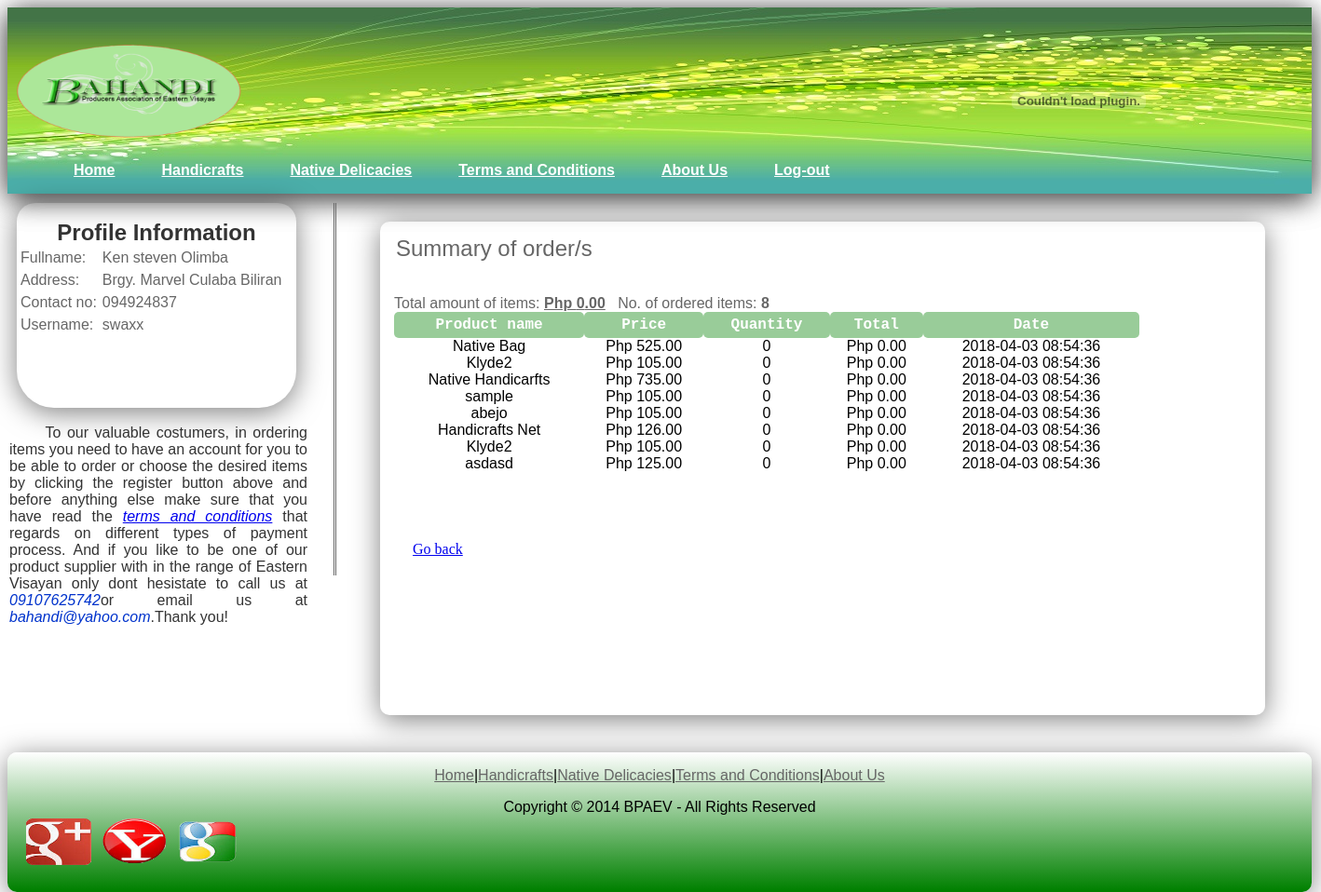
/myorders.php (signed in), run on the app's committed database.
### tables this page shows
CREATE TABLE `confirm_orders` (
  `confirm_orderid` int(100) NOT NULL auto_increment,
  `productid` int(100) NOT NULL,
  `costumerid` int(100) NOT NULL,
  `pname` varchar(255) NOT NULL,
  `detail` varchar(255) NOT NULL,
  `srp` int(100) NOT NULL,
  `quantity` int(100) NOT NULL,
  `date` date NOT NULL,
  PRIMARY KEY  (`confirm_orderid`)
);

### myorders.php (the view, shortened to what this page needs)
<?php
if(isset($_SESSION['public'])){
?>
<!DOCTYPE html PUBLIC "-//W3C//DTD XHTML 1.0 Transitional//EN" "http://www.w3.org/TR/xhtml1/DTD/xhtml1-transitional.dtd">
<html xmlns="http://www.w3.org/1999/xhtml">
<head>
<link href="css/index.css" rel="stylesheet" type="text/css">
</head>
<div id="header">
<div id = "header"><img src="image/header2.jpg" style="position:absolute" height="auto" width="auto"><img src="image/logo.png" height="180" width="260" class="logo">
<div id="object">
<object classid="clsid:D27CDB6E-AE6D-11cf-96B8-444553540000" codebase="http://download.macromedia.com/pub/shockwave/cabs/flash/swflash.cab#version=6,0,79,0"
id="setfocus" width="500" height="500">
<embed type="application/x-shockwave-flash"
pluginspae="http://www.macromedi.com/go/getflashplayer"
width=100% height=100%
name="movie" src="swf/header.swf"
bgcolor="#FFFFFF" quality="high" loop="false"
wmode="transparent"
swLiveConnect="true" allowScriptAccess="samedomain">
</object></div>
<ul id="nav">
	<li><a href="index.php">Home</a></li>
	<li><a href="admin/handicraft.php">Handicrafts</a></li>
   	<li><a href="admin/native.php">Native Delicacies</a></li>
	<li><a href="terms.php">Terms and Conditions</a></li>
	<li><a href="about.php">About Us</a></li>
    <li><a href="logout.php">Log-out</a></li>
</ul>
</div>
<div id="leftbox">
<div id="securitybox">
<?php
if(isset($_SESSION['public'])){
		$name=$_SESSION['name2'];
		$address=$_SESSION['address2'];
		$contact=$_SESSION['contact2'];
		$id=$_SESSION['id2'];
}
?>
<br>
<font face="Tahoma, Geneva, sans-serif" size="5" color="#333333"><center><b>Profile Information</b></center></font>
<Font face="Tahoma, Geneva, sans-serif" color="#666666">
<table cellpadding="2" cellspacing="2">
<tr>
<td>Fullname:</td>
<td><?php echo $name ?></td>
</tr>
<tr>
<td>Address:</td>
<td><?php echo $address ?></td>
</tr>
<tr>
<td>Contact no:</td>
<td><?php echo $contact ?></td>
</tr>
<tr>
<td>Username:</td>
<td><?php echo $_SESSION['user2'];?></td>
</tr>
</table>
</font>
<br>
</div>
<div id="public_detail"><font face="Tahoma, Geneva, sans-serif"><p align="justify">&nbsp;&nbsp;&nbsp;&nbsp;&nbsp; To our valuable costumers, in ordering items you need to have an account for you to be able to order or choose the desired items by clicking the register button above and before anything else make sure that you have read the <a href="terms.php"><i>terms and conditions</i></a> that regards on different types of payment process. And if you like to be one of our product supplier with in the range of Eastern Visayan only dont hesistate to call us at <i><font color="#0033CC">09107625742</font></i>or email us at <i><font color="#0033CC">bahandi@yahoo.com</font></i>.Thank you!</p></font></div>
</div>
</div>
<body>
<div id="bodybox2">
<legend><font color="#666666" size="5" face="Tahoma, Geneva, sans-serif">Summary of order/s</font></legend>
<div style="width:800px;height:300px;overflow:auto;">
<br><br>
<table cellspacing="0" cellpadding="0"   width="800">
<thead>
	<tr>
        <th class="text1"> Product name </th>
         <th class="text1"> Price </th>
         <th class="text1"> Quantity </th>
         <th class="text1"> Total </th>
         <th class="text1"> Date </th>
	</tr>
</thead>
<?php
$query = "select * from confirm_orders where costumerid='$id' ORDER by confirm_orderid DESC";
$result=mysql_query($query);
$countRows=mysql_num_rows($result);
if ($countRows  > 0)
{
	$total = 0;
	while ($row=mysql_fetch_array($result))
	{
			$quantity=$row['quantity'];
			$pname=$row['pname'];
			$srp=$row['srp'];
			$date = date('Y-m-d H:i:s');
			$totalamount=$quantity * $srp;
			$total += $totalamount;
			echo "<tr align='center' style='font-family:Tahoma, Geneva, sans-serif' size='3'>
			<td class='table'><center>$pname</center></td>
			<td class='table'><center>Php&nbsp;$srp.00</center></td>
			<td class='table'><center>$quantity</center></td>
			<td class='table'><center>Php&nbsp;$totalamount.00</center></td>
			<td class='table'><center>$date</center></td>
			</tr>";
	}
}
else
{
	echo "<tr><td>No confirmed product</td></tr>";
}
?>
<font face="Tahoma, Geneva, sans-serif" color="#666666">
<label>Total amount of items:</label>&nbsp;<label><U><b>Php&nbsp;<?php echo $total ?>.00</b></u></label>&nbsp;&nbsp;&nbsp;<label>No. of ordered items:</label>&nbsp;<label><b><?php echo $countRows ?></b></label>
</font>
</table>
</div>
&nbsp;&nbsp;&nbsp;&nbsp;&nbsp;<a href="costumer.php">Go back</a>
</div>
</body>
<div id="footer3">
<a href="https://accounts.google.com/ServiceLogin?service=oz&passive=1209600&continue=https://plus.google.com/?gpsrc%3Dgplp0%26partnerid%3Dgplp0"><img src="image/g.png" class="icon1"></a>
<a href="https://login.yahoo.com/config/mail?&.src=ym&.intl=ph"><img src="image/y.png" class="icon2"></a>
<a href="https://accounts.google.com/ServiceLogin?passive=1209600&continue=https%3A%2F%2Faccounts.google.com%2FManageAccount&followup=https%3A%2F%2Faccounts.google.com%2FManageAccount"><img src="image/gg.png" class="icon3"></a>
<font face="Tahoma, Geneva, sans-serif"><p align="center"><a href="index.php" style="color:#666;">Home</a>|<a href="admin/handicraft.php" style="color:#666;">Handicrafts</a>|<a href="admin/native.php" style="color:#666;">Native Delicacies</a>|<a href="term.php" style="color:#666;">Terms and Conditions</a>|<a href="about.php" style="color:#666;">About Us</a></p></font>
<center><font face="Tahoma, Geneva, sans-serif">Copyright © 2014 BPAEV - All Rights Reserved</font></center>
</div>
</html>
<?php
    }
?>

### css/index.css (style rules this page uses)
#object { position:absolute; height:200px; width:500px; margin:0px 0px 0px 900px; }
#public_detail { position:absolute; margin: 220px 0px 0px 0px; padding: 2px; font-family:Arial, Helvetica, sans-serif; color:#333; size: 5px; width: 320px; height: 250px; }
.text1 { color:#FFF; border-radius: 5px; background-color: #9C9; padding: 5px; font-family:"Courier New", Courier, monospace; 5px; }
#bodybox2 { border-top-left-radius:10px; border-bottom-left-radius: 10px; border-bottom-right-radius:10px; border-top-right-radius:10px; box-shadow: inset 0 0px rgba(255,255,255,0.2), inset 0 0px 0px rgba(0,1,0,0.4), 0 5px 30px rgba(0,0,0,.5); padding:15px; width: 920px; height: 500px; margin: 230px 0px 0px 400px; position: absolute; }
#leftbox { position:absolute; border-right-style:double; border-right-color:#666; width: 350px; height: 400px; padding: 0px; margin: 210px 0px 0px 0px; }
#securitybox { border-top-left-radius:20px; border-bottom-left-radius: 40px; border-bottom-right-radius:40px; border-top-right-radius:20px; box-shadow: inset 0 0px rgba(255,255,255,0.2), inset 0 0px 0px rgba(0,1,0,0.4), 0 5px 30px rgba(0,0,0,.5); padding: 20px; width: 300px; height: 220px; padding: 0px; margin: 0px 0px 0px 10px; position: absolute; }
#header { margin: 0px 0px 0px 0px; height:200px; width: 1400px; padding: 0px; position:absolute; border-radius: 10px; background: -webkit-linear-gradient(top, green 1%,white 99%); background: -o-linear-gradient(top, green 1%,white 99%); background: -ms-linear-gradient(top, green 1%,white 99%); background: linear-gradient(top, green 1%,white 99%s); filter: progid:DXImageTransform.Microsoft.gradient( startColorstr='#ffffff', endColorstr='#ededed',GradientType=0 ); background: -moz-linear-gradient(top, green,white); box-shadow: inset 0 0px rgba(255,255,255,0.2), inset 0 0px 0px rgba(0,1,0,0.4), 0 5px 30px rgba(0,0,0,.5); }
#nav { font-family:Tahoma, Geneva, sans-serif; margin: 150px 0px 0px 40px; padding: 2px 6px 0; line-height: 100%; display: inline-block; width:auto; }
#nav li { margin: 0 5px; padding: 0 0 2px; float: left; position: relative; list-style: none; }
#nav a { font-weight: bold; color:#FFF; text-decoration: underline; display: block; padding: 15px 20px; margin: 0; }
#footer3 { margin: 800px 0px 0px 0px; height:150px; width: 1400px; padding: 0px; position:absolute; border-radius: 10px; background: -webkit-linear-gradient(top, white 0%,green 99%); background: -o-linear-gradient(top, white 0%,green 99%); background: -ms-linear-gradient(top, white 0%,green 99%); background: linear-gradient(top, white 0%,gree 99%s); filter: progid:DXImageTransform.Microsoft.gradient( startColorstr='#ffffff', endColorstr='#ededed',GradientType=0 ); background: -moz-linear-gradient(top, white,green); box-shadow: inset 0 0px rgba(255,255,255,0.2), inset 0 0px 0px rgba(0,1,0,0.4), 0 5px 30px rgba(0,0,0,.5); }
.icon1 { position: absolute; margin: 55px 0px 0px 20px; height:50px; width:70px; }
.icon2 { position: absolute; margin: 55px 0px 0px 100px; height:50px; width:70px; }
.icon3 { position: absolute; margin: 55px 0px 0px 180px; height:50px; width:70px; }
.logo { position:absolute; height:180px; width: 260px; margin: 0px ; }

### data on the page
confirm_orders: pname "Native Bag", srp "525", quantity "0"
confirm_orders: pname "Klyde2", srp "105", quantity "0"
confirm_orders: pname "Native Handicarfts", srp "735", quantity "0"
confirm_orders: pname "sample", srp "105", quantity "0"
confirm_orders: pname "abejo", srp "105", quantity "0"
confirm_orders: pname "Handicrafts Net", srp "126", quantity "0"
confirm_orders: pname "Klyde2", srp "105", quantity "0"
confirm_orders: pname "asdasd", srp "125", quantity "0"

### other printed values
$name "Ken steven Olimba"
$address "Brgy. Marvel Culaba Biliran"
$contact "094924837"
$_SESSION['user2'] "swaxx"
$total "0"
$countRows "8"
